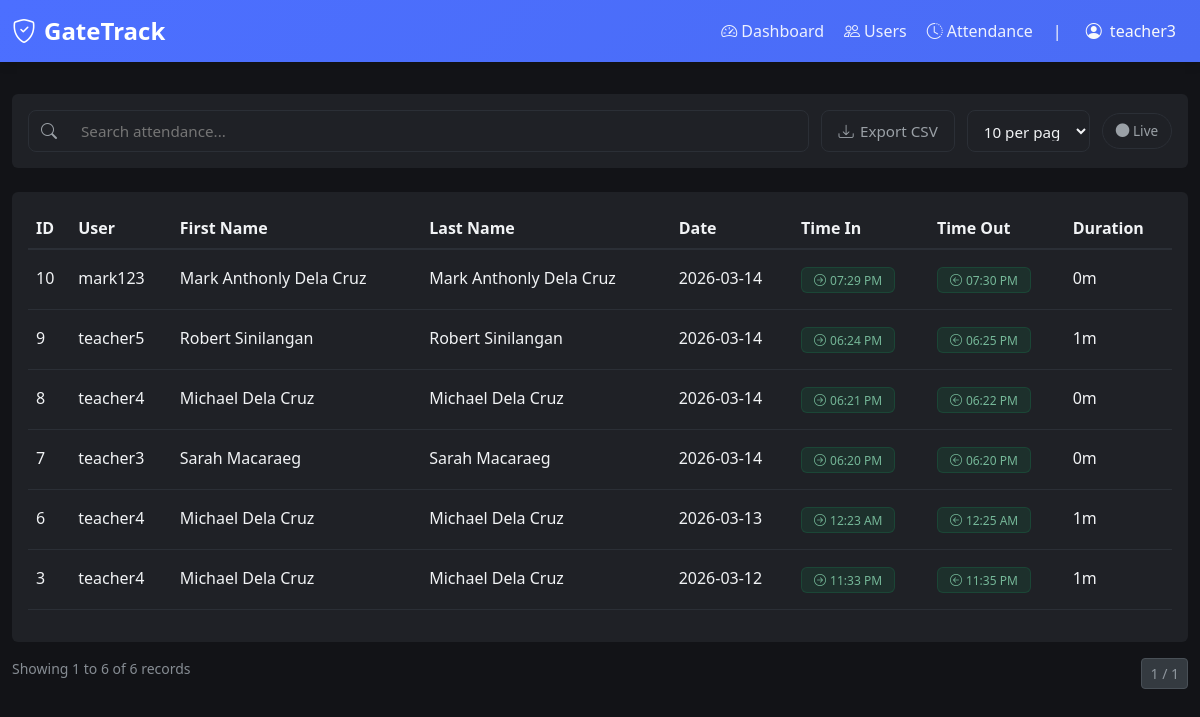
/attendance (signed in), run on an earlier commit of the app's database.
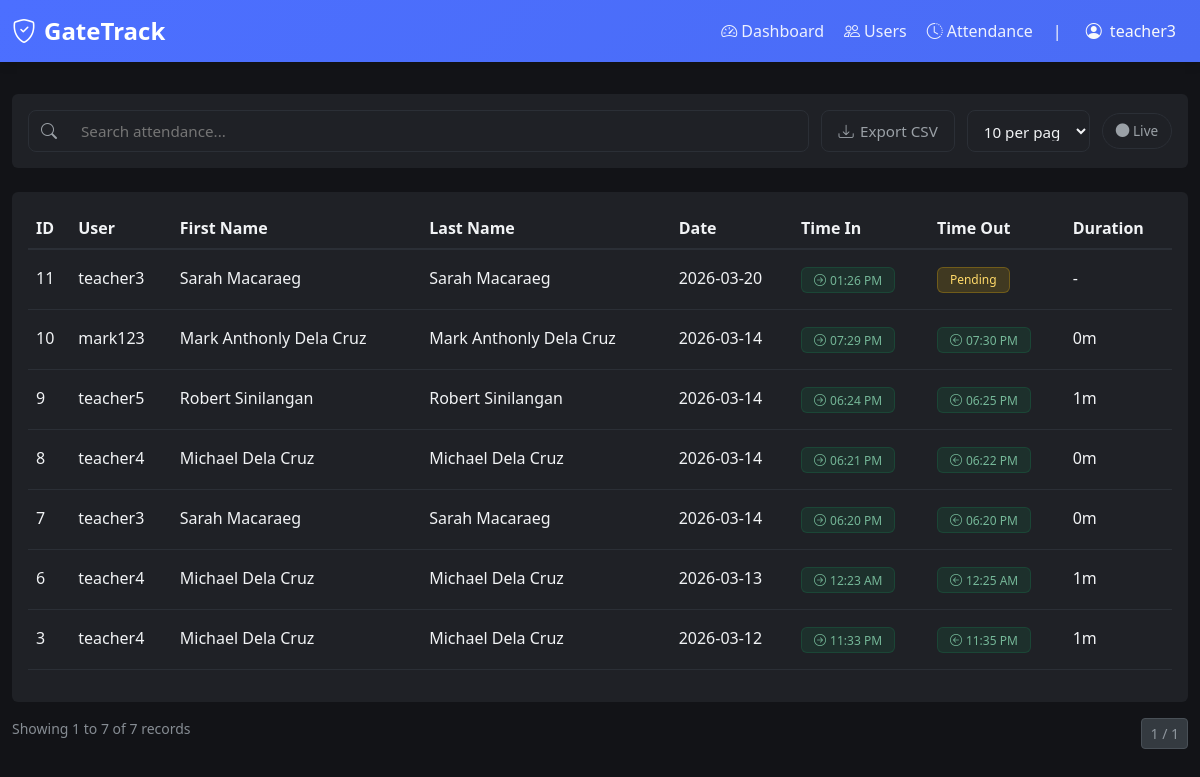
And on a later commit of the database.
### tables this page shows
CREATE TABLE "users" (id INTEGER NOT NULL, username VARCHAR(80), email VARCHAR(120) NOT NULL, password VARCHAR(200), contact VARCHAR(20), gender VARCHAR(10), role VARCHAR(20) NOT NULL, created_at DATETIME, rfid TEXT, first_name VARCHAR(50), last_name VARCHAR(50), PRIMARY KEY (id), UNIQUE (email));

CREATE TABLE attendance (
	id INTEGER NOT NULL, 
	user_id INTEGER NOT NULL, 
	time_in DATETIME, 
	time_out DATETIME, 
	created_at DATETIME, 
	PRIMARY KEY (id), 
	FOREIGN KEY(user_id) REFERENCES users (id)
);

### app.py (the view)
@app.route('/attendance')
@login_required
def attendance():
    page = int(request.args.get('page', 1))
    per_page = int(request.args.get('per_page', 10))
    search_term = request.args.get('search', '').strip()
    role_filter = request.args.get('role', '')
    if per_page not in [10, 20, 30, 100]:
        per_page = 10
    page = max(1, page)
    from database_utils import get_paginated_attendance
    records, total_count = get_paginated_attendance(page, per_page, search_term, role_filter)
    total_pages = (total_count + per_page - 1) // per_page
    if page > total_pages and total_pages > 0:
        return redirect(url_for('attendance', page=total_pages, per_page=per_page,
                               search=search_term, role=role_filter))
    return render_template('attendance.html',
                         records=records,
                         page=page,
                         per_page=per_page,
                         total_count=total_count,
                         total_pages=total_pages,
                         search_term=search_term,
                         role_filter=role_filter)

### app.py (called while the page is built)
def format_time_12hr(time_str):
    if not time_str:
        return ''
    try:
        dt = datetime.strptime(time_str, '%H:%M:%S')
        return dt.strftime('%I:%M %p')
    except (ValueError, TypeError):
        return time_str or ''

def login_required(f):
    @wraps(f)
    def decorated_function(*args, **kwargs):
        if 'user_id' not in session:
            flash('Please log in to access this page.', 'error')
            return redirect(url_for('login'))
        return f(*args, **kwargs)
    return decorated_function

### database_utils.py (called while the page is built)
def get_connection() -> sqlite3.Connection:
    conn = sqlite3.connect(DB_PATH)
    conn.row_factory = sqlite3.Row
    return conn

### templates/attendance.html (shortened to what this page needs)
{% extends "nav.html" %}
{% block content %}
<div class="row mt-2 mb-4">
  <div class="col-12">
    <div class="card">
      <div class="card-body">
        <form method="GET" action="{{ url_for('attendance') }}" id="attendanceFilterForm" style="display: flex;flex-wrap: nowrap;gap: 0.75rem;align-items: stretch;width: 100%;height: 42px;font-family: system-ui, -apple-system, sans-serif;">
          <div style="width: 70%;display: flex;align-items: center;border: 1px solid var(--border-color);border-radius: 8px;background: var(--bg-secondary);transition: border-color 0.2s;overflow: hidden;">
            <span style="padding: 0 0.75rem;color: var(--text-secondary);display: flex;align-items: center;">
              <i class="bi bi-search"></i>
            </span>
            <input type="text" name="search" placeholder="Search attendance..." id="searchInput" value="{{ search_term }}" style="flex: 1;border: none;padding: 0 0.75rem;font-size: 0.95rem;outline: none;color: var(--text-primary);background: transparent;" onfocus="this.parentElement.style.borderColor = 'var(--primary)'" onblur="this.parentElement.style.borderColor = 'var(--border-color)'" onkeypress="if(event.key==='Enter') document.getElementById('attendanceFilterForm').submit();"/>
          </div>
          <div style=" display: flex; gap: 0.75rem;">
            <a href="{{ url_for('export_attendance_csv', page=page, per_page=per_page, search=search_term) }}" style="flex: 1;display: inline-flex;align-items: center;justify-content: center;padding: 0.6rem 1rem;font-size: 0.95rem;font-weight: 500;color: var(--text-secondary);background: transparent;border: 1px solid var(--border-color);border-radius: 8px;text-decoration: none;white-space: nowrap;cursor: pointer;transition: all 0.2s;" onmouseover="this.style.borderColor = 'var(--text-secondary)';this.style.color = 'var(--text-primary)';this.style.backgroundColor = 'var(--bg-secondary)';" onmouseout="this.style.borderColor = 'var(--border-color)';this.style.color = 'var(--text-secondary)';this.style.backgroundColor = 'transparent';">
              <i class="bi bi-download" style="margin-right: 0.4rem;"></i>Export CSV
            </a>
            <div >
              <select id="perPageSelectAttendance" name="per_page" style="width: 100%;height: 100%;padding: 0.6rem 0.75rem;font-size: 0.95rem;border: 1px solid var(--border-color);border-radius: 8px;outline: none;color: var(--text-primary);background-color: var(--bg-secondary);cursor: pointer;">
                <option value="10" {{ 'selected' if per_page == 10 }} >10 per page</option>
              </select>
            </div>
            <div style="display: flex; align-items: center; justify-content: center;">
              <span id="syncIndicator" class="sync-indicator sync-waiting" title="Live updates every 3 seconds" style="padding: 0.45rem 0.8rem;font-size: 0.85rem;font-weight: 500;border-radius: 999px;white-space: nowrap;border: 1px solid var(--border-color);background: var(--bg-secondary);color: var(--text-secondary);">
                <i class="bi bi-circle-fill dot"></i>
                <span>Live</span>
              </span>
            </div>
          </div>
        </form>
      </div>
    </div>
  </div>
</div>
<div class="mt-4">
  <div class="card">
    <div class="card-body">
    <div class="table-responsive">
<table class="table table-hover" id="attendanceTable">
            <thead>
              <tr>
                <th>ID</th>
              <th>User</th>
              <th>First Name</th>
              <th>Last Name</th>
              <th>Date</th>
                <th>Time In</th>
                <th>Time Out</th>
                <th>Duration</th>
              </tr>
            </thead>
        <tbody id="tableBody">
          {% if records %}
            {% for record in records %}
            {% if record.username or record.email or record.first_name or record.last_name %}
            <tr>
              <td class="py-3">{{ record.id }}</td>
              <td class="py-3">
                <div class="d-flex align-items-center gap-2">
                  {{ record.username or record.email or 'Unknown' }}
              </td>
              <td class="py-3">
                <div class="d-flex align-items-center">
                  {{ record.first_name or '-' }} {{ record.last_name or '' }}
                </div>
              </td>
              <td class="py-3">
                <div class="d-flex align-items-center">
                  {{ record.first_name or '-' }} {{ record.last_name or '' }}
                </div>
              </td>
              <td class="py-3">{{ record.created_at[:10] if record.created_at else '-' }}</td>
              <td class="py-3">
                {% if record.time_in %}
                  <span class="badge badge-completed"><i class="bi bi-arrow-right-circle me-1"></i>{{ (record.time_in.split(' ')[1] if record.time_in else '')|format_time_12hr }}</span>
                {% else %}
                  <span class="text-muted">-</span>
                {% endif %}
              </td>
              <td class="py-3">
                {% if record.time_out %}
                  <span class="badge badge-completed"><i class="bi bi-arrow-left-circle me-1"></i>{{ (record.time_out.split(' ')[1] if record.time_out else '')|format_time_12hr }}</span>
                {% else %}
                  <span class="badge badge-pending">Pending</span>
                {% endif %}
              </td>
              <td class="py-3">{{ record.duration or '-' }}</td>
            </tr>
            {% endif %}
            {% endfor %}
          {% endif %}
        </tbody>
      </table>
    </div>
  </div>
</div>
{% if total_count > 0 %}
<div class="row mt-3">
  <div class="col-md-6">
    <div class="page-info">
Showing {{ ((page-1)*per_page)+1 }} to {{ [page*per_page, total_count]|min }}
      of {{ "{:,}".format(total_count) }} records
    </div>
  </div>
  <div class="col-md-6">
    <nav aria-label="Attendance pagination">
      <ul class="pagination pagination-sm justify-content-end mb-0">
        <li class="page-item disabled">
          <span class="page-link">{{ page }} / {{ total_pages }}</span>
        </li>
      </ul>
    </nav>
  </div>
</div>
{% endif %}
{% endblock %}

### templates/nav.html (shortened to what this page needs)
<!doctype html>
<html lang="en" data-bs-theme="dark">
  <head>
    <link
      href="{{ url_for('static', filename='bootstrap/5.3.0/css/bootstrap.min.css') }}"
      rel="stylesheet"
    />
    <link
      rel="stylesheet"
      href="{{ url_for('static', filename='css/style.css') }}"
    />
    <link
      rel="stylesheet"
      href="{{ url_for('static', filename='bootstrap-icons/1.11.0/font/bootstrap-icons.css') }}"
    />
  </head>
  <body>
    <nav class="navbar sticky-top navbar-expand-lg navbar-dark">
      <div class="container-fluid">
        <a class="navbar-brand" href="{{ url_for('dashboard') }}">
          <i class="bi bi-shield-check me-2"></i>GateTrack
        </a>
        <div class="collapse navbar-collapse" id="navbarNav">
          <div class="navbar-nav ms-auto">
            <div class="nav-group">
              <ul class="navbar-nav">
                <li class="nav-item">
                  <a
                    class="nav-link{% if request.endpoint == 'dashboard' %} active{% endif %}"
                    href="{{ url_for('dashboard') }}"
                  >
                    <i class="bi bi-speedometer2 me-1"></i>Dashboard
                  </a>
                </li>
                {% if session.get('role') in ['super_admin', 'teacher'] %}
                <li class="nav-item">
                  <a
                    class="nav-link{% if request.endpoint == 'users' %} active{% endif %}"
                    href="{{ url_for('users') }}"
                  >
                    <i class="bi bi-people me-1"></i>Users
                  </a>
                </li>
                <li class="nav-item">
                  <a
                    class="nav-link{% if request.endpoint == 'attendance' %} active{% endif %}"
                    href="{{ url_for('attendance') }}"
                  >
                    <i class="bi bi-clock-history me-1"></i>Attendance
                  </a>
                </li>
                {% endif %}
              </ul>
              <span class="text-light mx-1">|</span>
              <div class="dropdown">
                <button
                  class="btn btn-outline-light dropdown-toggle"
                  type="button"
                  data-bs-toggle="dropdown"
                >
                  <i class="bi bi-person-circle me-1"></i>
                  {{ session.get('username') or session.get('email') }}
                </button>
              </div>
            </div>
          </div>
        </div>
      </div>
    </nav>
    <div class="container-fluid py-4">{% block content %}{% endblock %}</div>
  </body>
</html>

### static/css/style.css (style rules this page uses)
[data-bs-theme="dark"] { --bg-primary: #121317; --bg-secondary: #1f2126; --text-primary: #f1f3f5; --text-secondary: #9aa0a6; --primary: #4c6fff; --primary-hover: #5c7cff; --border-color: #2b2f36; --card-shadow: 0 4px 14px rgba(0, 0, 0, 0.45); }
body { background-color: var(--bg-primary); color: var(--text-primary); font-family: "Segoe UI", Tahoma, Geneva, Verdana, sans-serif; min-height: 100vh; transition: background-color 0.3s ease, color 0.3s ease; }
.card { background-color: var(--bg-secondary); border: 1px solid var(--border-color); box-shadow: var(--card-shadow); transition: background-color 0.3s ease, border-color 0.3s ease; }
.table { color: var(--text-primary); }
.table thead th { background-color: var(--bg-primary); border-bottom: 2px solid var(--border-color); color: var(--text-primary); font-weight: 600; }
.table tbody tr { border-bottom: 1px solid var(--border-color); transition: background-color 0.2s ease; }
.navbar { background: linear-gradient( 135deg, var(--primary) 0%, #4a6cf5 100% ) !important; box-shadow: 0 2px 10px rgba(0, 0, 0, 0.15); }
.navbar-brand { font-weight: 700; font-size: 1.5rem; }
.nav-link { color: rgba(255, 255, 255, 0.9) !important; transition: color 0.3s ease; }
.card, .stats-card, .stats-card .card-body { background-color: var(--bg-secondary) !important; border: 1px solid var(--border-color) !important; box-shadow: var(--card-shadow) !important; }
.table { color: var(--text-primary) !important; background-color: var(--bg-secondary) !important; }
.table thead th { background-color: var(--bg-primary) !important; border-bottom: 2px solid var(--border-color) !important; color: var(--text-primary) !important; font-weight: 600; }
.table tbody tr { background-color: transparent !important; border-color: var(--border-color) !important; }
.table tbody td { color: var(--text-primary) !important; border-color: var(--border-color) !important; }
.badge { padding: 6px 12px; font-weight: 500; border-radius: 6px; }

### templates/nav.html (style rules this page uses)
.dropdown-toggle { border: none !important; box-shadow: none !important; background: transparent !important; }
.dropdown-toggle::after { display: none; }
.nav-group { display: flex; align-items: center; gap: 0.5rem; }
.nav-group .navbar-nav { gap: 0.25rem; }
.card { border: none !important; box-shadow: none !important; }
.table thead th, .table tbody tr, .table tbody td { background-color: transparent !important; color: inherit !important; }

### templates/attendance.html (style rules this page uses)
.badge-pending { background: rgba(var(--bs-warning-rgb), 0.15); color: var(--bs-warning-text-emphasis); border: 1px solid rgba(var(--bs-warning-rgb), 0.25); }
.badge-completed { background: rgba(var(--bs-success-rgb), 0.15); color: var(--bs-success-text-emphasis); border: 1px solid rgba(var(--bs-success-rgb), 0.25); }
.page-info { color: var(--bs-secondary-color); font-size: 0.875rem; }

What changed in the data, as far as the page shows it:
added attendance: id "11", username "teacher3", first_name "Sarah", last_name "Macaraeg", created_at "2026-03-20", time_in "01:26 PM", shows "Pending", duration "-"
Also different on the page:
{{ [page*per_page, total_count]|min }}: "6" → "7"
{{ "{:,}".format(total_count) }}: "6" → "7"
